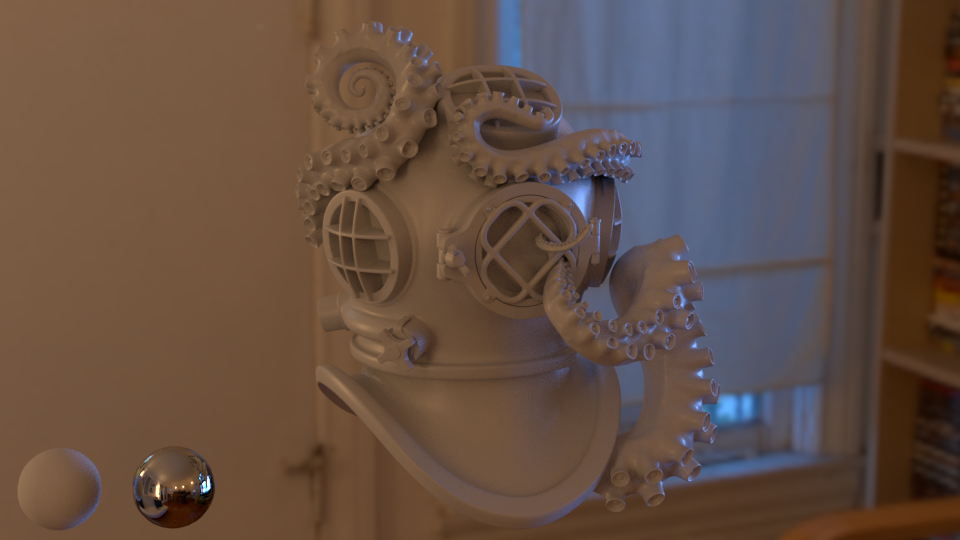
#> input picture extract-hdri/images/modified-hdri.png, 960 x 540 px
$ python -i extract.py   (imports and definitions only)
#> lines starting #> are read from the running program, lines starting #| are printed output that depends on the picture
#> in main, hdr is the input picture: shape (540, 960, 4); mean B, G, R, A 68.2, 78.7, 98.5, 255
#! /usr/bin/env python3

# Equirectangular projection
# https://stackoverflow.com/questions/51808714/try-using-equirectangular-projection-to-convert-2d-coordinates-to-3d-coordinates
# http://blog.nitishmutha.com/equirectangular/360degree/2017/06/12/How-to-project-Equirectangular-image-to-rectilinear-view.html

# Set light target
# https://forums.chaosgroup.com/forum/v-ray-for-maya-forums/v-ray-for-maya-problems/1011428-set-rect-light-target-position-via-python

import math
from collections import deque
import json
import os

import numpy as np
import cv2


def get_bright_spots(mat, threshold=0.7, blur_radius=23):
#> called with threshold = 0.7, blur_radius = 23
    gray = cv2.cvtColor(mat, cv2.COLOR_BGR2GRAY)
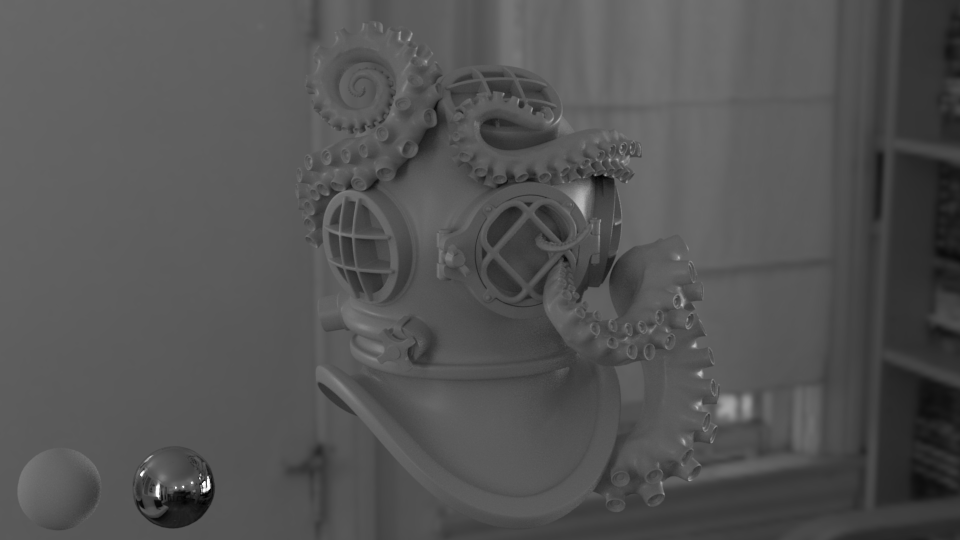
#> gray: shape (540, 960); min 1, max 255, mean 83.4
    gauss = cv2.GaussianBlur(gray, (blur_radius,)*2 , 0)
    canvas = np.zeros_like(gray)
    for row, col in zip(*np.where(gauss > threshold)):
        canvas[row][col] = 1
#> canvas: shape (540, 960); every value is 1
    return canvas


def get_neighbors(idx, radius=1):
    row, col = idx
    neighbors = []
    for i in range(1, radius + 1):
        neighbors.append((row - i, col))
        neighbors.append((row, col - i))
        neighbors.append((row - i, col - i))
        neighbors.append((row + i, col))
        neighbors.append((row, col + i))
        neighbors.append((row + i, col + i))
        neighbors.append((row + i, col - i))
        neighbors.append((row - i, col + i))
    return neighbors


# TODO: speed this up
def cluster_pixels(mask, min_cluster_size=300, min_neighbor_dist=20):
#> called with min_cluster_size = 300, min_neighbor_dist = 20
    visited = np.zeros_like(mask)
    rows, cols = mask.shape
#> rows = 540; cols = 960
    queue = deque([])
    clusters = []
    for row in range(rows):
        for col in range(cols):

            # Starting the search if the pixel is part of the original mask, and not visited
            if mask[row][col] == 1 and visited[row][col] == 0:
                cluster_mask = np.zeros_like(mask) # Creating a seperate mask for each cluster
                visited[row][col] = 1
                queue.append((row, col))
                cluster_mask[row][col] = 1
            else:
                continue

            cluster_size = 0
            while queue:
                pixel_idx = queue.pop()
                neighbors = get_neighbors(pixel_idx, radius=min_neighbor_dist)
                for idx in neighbors:
                    row_, col_ = idx
                    if mask[row_][col_] == 1 and visited[row_][col_] == 0:
                        visited[row_][col_] = 1
                        queue.append((row_, col_))
                        cluster_mask[row_][col_] = 1
                        cluster_size += 1

            if cluster_size > min_cluster_size:
                clusters.append(cluster_mask)
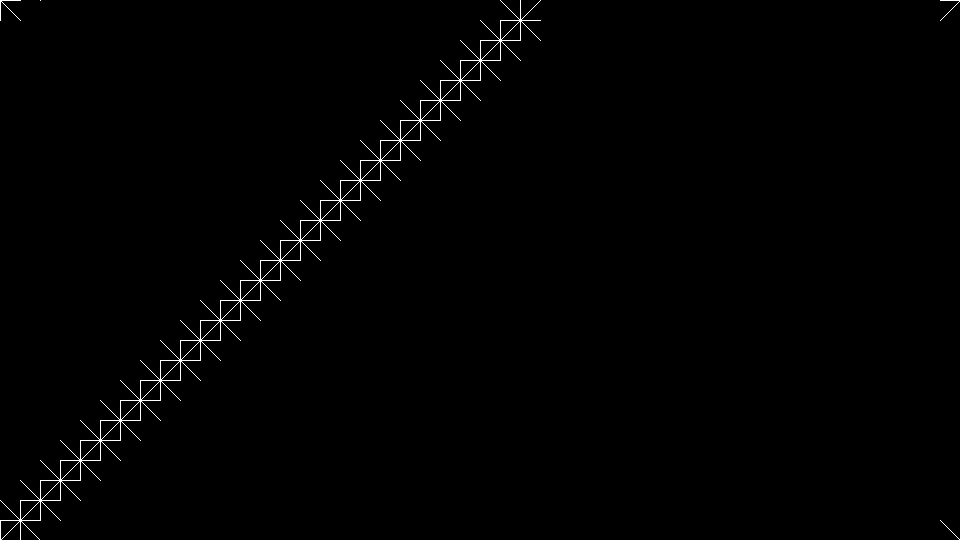
#> cluster_mask: shape (540, 960); values 0 (black) and 1 (white), 0.72% white in thin lines or dots
#> after the loop, clusters = []

    return clusters


# [48 lines left out: functions get_rect_points, inverse_equirectangular, fit_to_uv, crop, fill, not called in this run]

def main(hdr_path):
    hdr = cv2.imread(hdr_path, -1)
    mask = get_bright_spots(hdr)
    clusters = cluster_pixels(mask)
    data = {}
    for idx, cluster in enumerate(clusters):
        pt1, pt2, pt3, pt4, mid = get_rect_points(cluster)

        pt1_uv, pt2_uv, pt3_uv, pt4_uv, mid_uv = fit_to_uv(cluster.shape, [pt1, pt2, pt3, pt4, mid])

        cropped = crop(hdr, [pt1, pt2, pt3, pt4])

        path = f"{os.getcwd()}\\rect_tex_{idx}.hdr"
        cv2.imwrite(path, cropped)

        data[str(idx)] = {
                "bbox_points": [pt1_uv, pt2_uv, pt3_uv, pt4_uv],
                "mid_point": mid_uv,
                "rect_tex": path
                }

        fill(hdr, [pt1, pt2, pt3, pt4])

    path = f"{os.getcwd()}\\patched_hdr.hdr"
    cv2.imwrite(path, hdr)
    data["hdr"] = path
    data["num_lights"] = len(clusters)

    with open("extract-hdri.json", "w+") as f:
        json.dump(data, f)

# [1 line not run here, left out]

#> (the run stopped early here; a loop or call above may not have finished)
